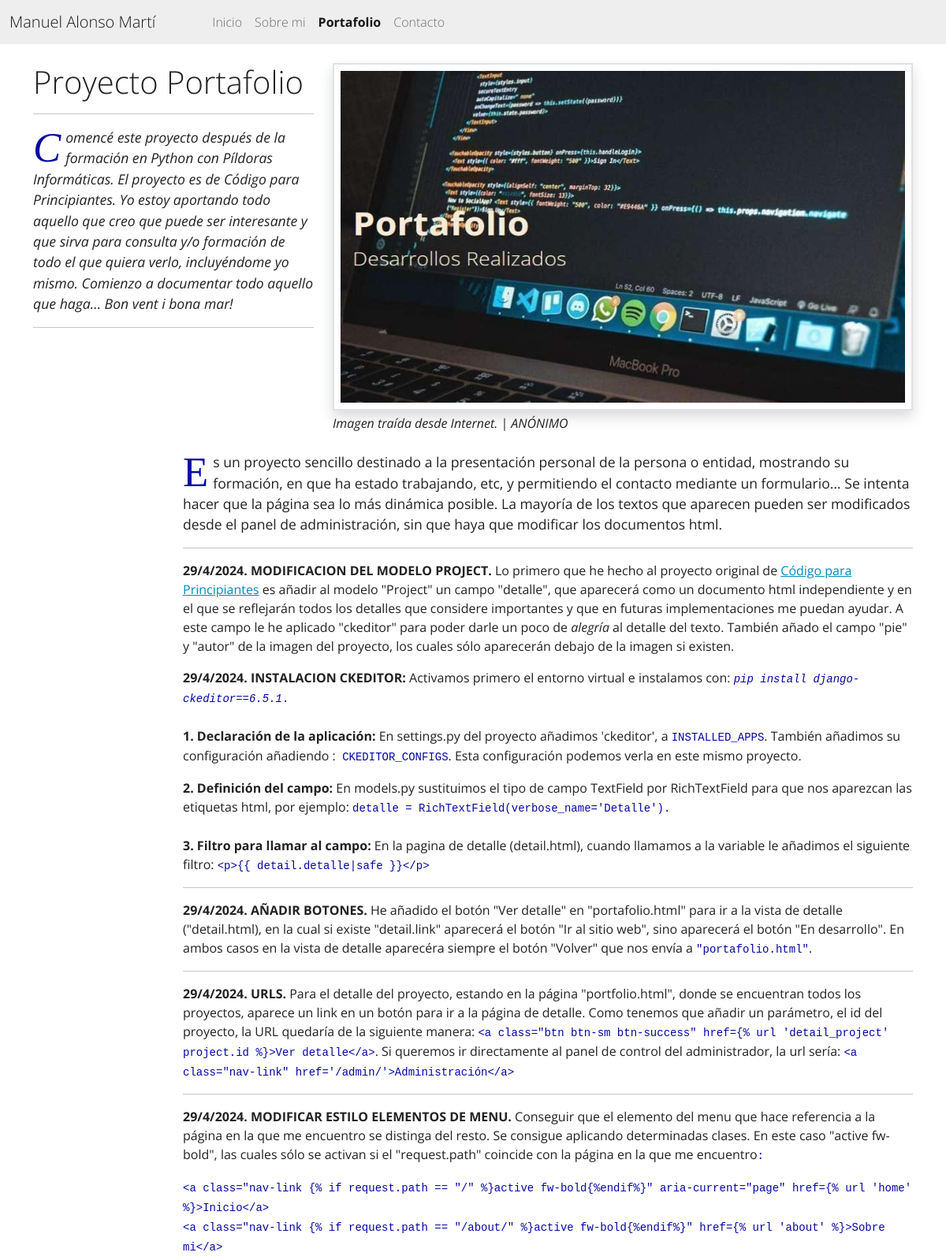
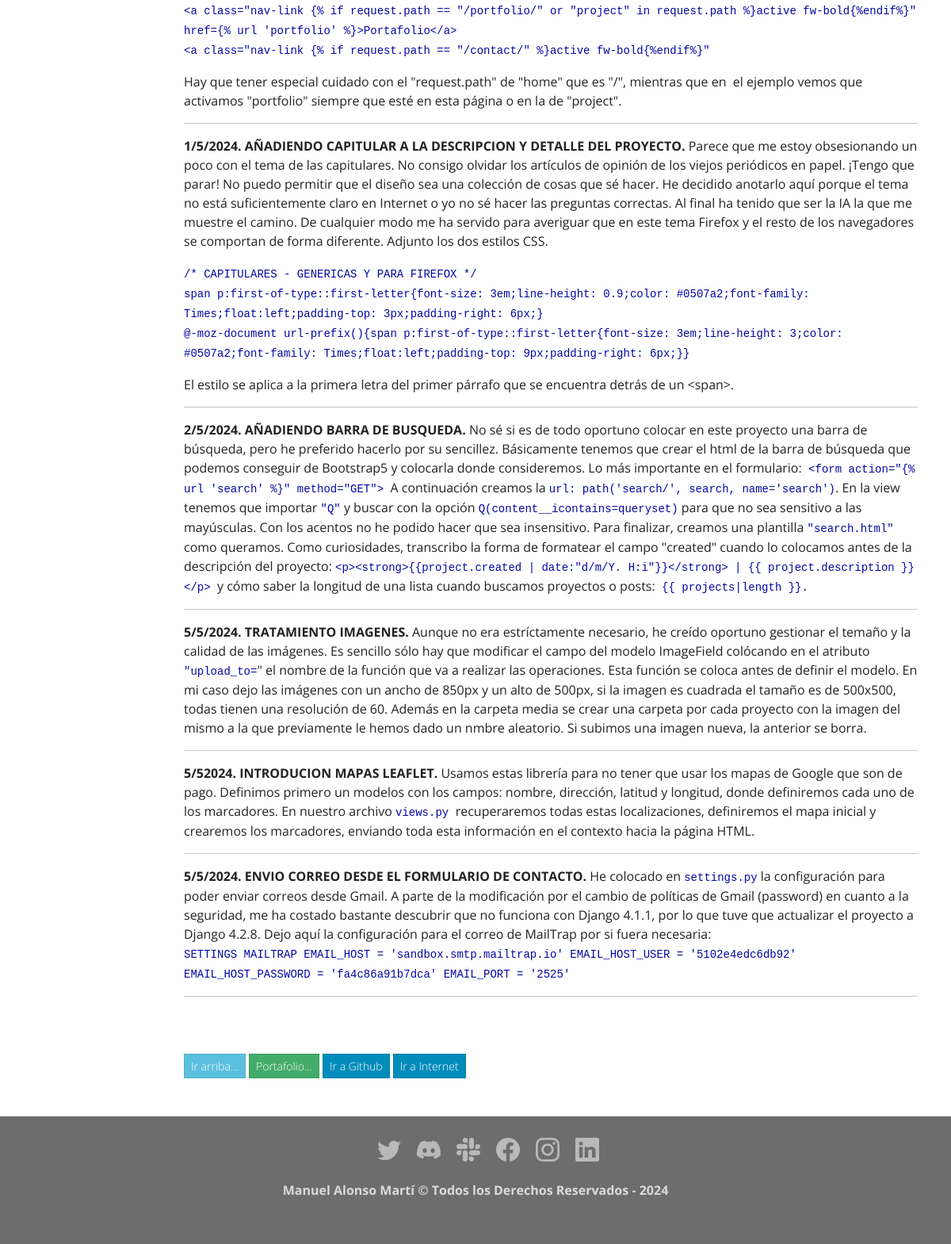
/project/6, run on the app's committed database (2 pictures, top to bottom).
### portfolio/models.py (models this page shows, shortened)
class Project(models.Model):
    title = models.CharField(max_length=150, verbose_name='Título')
    description = models.TextField(validators=[MaxLengthValidator(400)], verbose_name='Descripción')
    detalle = RichTextField(verbose_name='Detalle')
    image = models.ImageField(default='default.jpg',upload_to=profile_picture_path, verbose_name='Imagen')
    pie = models.CharField(max_length=100, blank=True, null=True, verbose_name='pie')
    autor = models.CharField(max_length=100, blank=True, null=True, verbose_name='autor')
    link = models.URLField(max_length=180, blank=True, null=True, verbose_name='Enlace Github')
    link_i = models.URLField(max_length=180, blank=True, null=True, verbose_name='Enlace Web')
    created = models.DateTimeField(auto_now_add=True, verbose_name='Fecha Creación')
    updated = models.DateTimeField(auto_now=True, verbose_name='Fecha Modificación')
    class Meta:
        verbose_name = 'proyecto'
        verbose_name_plural = 'proyectos'
        ordering = ['-created']

### portfolio/views.py (the view)
# urls.py: path('project/<int:project_id>',portfolio_views.detail_project, name='detail_project'),
def detail_project(request, project_id):
    detail=Project.objects.get(id=project_id)
    return render(request, 'portfolio/detail.html', {'detail':detail})

### redsocial/processors.py (called while the page is built)
def ctx_dict(request):
    ctx = {}
    links = Link.objects.all()
    for link in links:
        ctx[link.key] = link.url
    return ctx

### portfolio/templates/portfolio/detail.html (shortened to what this page needs)
{% extends 'core/base2.html' %}
{% block content %}
{% load static %}
<div class="row mb-5">
  <div class="col-lg-4">
    <h1 class="section-heading title">{{ detail.title }}</h1>
    <hr>
    <span class="fst-italic"><p>{{ detail.description }}</p></span>
    <hr>
  </div>
  <div class="col-md-8">
    <img class="img-fluid mb-1 border border-2 shadow p-2" src="{{ detail.image.url }}" alt="...">
    <p class="text-start mb-4 fst-italic">{%if detail.pie%}{{detail.pie}}{%endif%} {%if detail.autor%}| {{detail.autor|upper}}{%endif%}</p>
  </div>
  <div class="col-md-2">
  </div>
  <div class="col-md-10">
    <span>{{ detail.detalle|safe}}</span>
  </div>
  <div class="col-md-2">
  </div>
  <div class="col-md-10">
    <a class="btn btn-sm btn-info mt-3" href="#">Ir arriba...</a>
    <a class="btn btn-sm btn-success mt-3" href="{% url 'portfolio' %}">Portafolio...</a>
    {% if detail.link %}
        <a class="btn btn-sm btn-primary mt-3" href="{{ detail.link }}" target='_blank'>Ir a Github</a>
        <a class="btn btn-sm btn-primary mt-3" href="https://mvalonsom.pythonanywhere.com" target='_blank'>Ir a Internet</a>
    {% else %}
        <a class="btn btn-sm btn-warning mt-3">En desarrollo...</a>
    {% endif %}
  </div>
</div>
{% endblock %}

### core/static/core/css/app.css (style rules this page uses)
span p:first-of-type::first-letter { font-size: 3em; line-height: 0.9; color: #0507a2; font-family: Times; float:left; padding-top: 3px; padding-right: 6px; }
span p:first-of-type { font-size: 1.1em; }
code { color: #0507a2 !important }

### data on the page
Project: title "Proyecto Portafolio", description "Comencé este proyecto después de la formación en Python con Píldoras Informáticas. El proyecto es de Código para Principiantes. Yo estoy aportando todo aquello que creo que puede ser interesante y que sirva para consulta y/o formación de todo el que quiera verlo, incluyéndome yo mismo. Comienzo a documentar todo aquello que haga... Bon vent i bona mar!", image (picture), pie "Imagen traída desde Internet.", autor "ANÓNIMO", detalle "Es un proyecto sencillo destinado a la presentación personal de la persona o entidad, mostrando su formación, en que ha estado trabajando, etc, y permitiendo el contacto mediante un formulario... Se intenta hacer que la página sea lo más dinámica posible. La mayoría de los textos que aparecen pueden ser modificados desde el panel de administración, sin que haya que modificar los documentos html. 29/4/2024. MODIFICACION DEL MODELO PROJECT. Lo primero que he hecho al proyecto original de Código para Principiantes es añadir al modelo \"Project\" un campo \"detalle\", que aparecerá como un documento html independiente y en el que se reflejarán todos los detalles que considere importantes y que en…"
